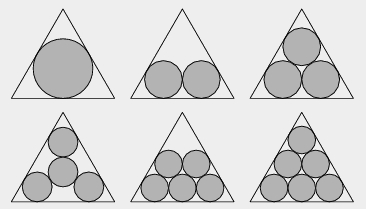
//> input picture CirclesInTriangles.jpg, 366 x 209 px
$ ./canny ../CirclesInTriangles.jpg   (built with g++ and OpenCV 4)
//> lines starting //> are read from the running program, lines starting //| are printed output that depends on the picture; after the words box and inside, x2 and y2 are one past the last pixel; in counts of white or black regions, pixels touching at a corner belong together
//> further down, src is the input picture: 209 rows x 366 cols, CV_8UC3; min 0, max 239, mean 215
#include <iostream>
#include <opencv2/imgproc/imgproc.hpp>
#include <opencv2/highgui/highgui.hpp>

// Global variables
cv::Mat src, src_gray;
cv::Mat dst, detected_edges;

int edgeThresh = 1;
int lowThreshold;
int const MAX_LOWTHRESHOLD = 100;
int ratio = 3;
int kernel_size = 3;
std::string window_name = "Edge Map";

/*
 * @function CannyThreshold
 */
void CannyThreshold(int, void*) {
	// reduce noise with a kernel 3x3
	cv::blur(src_gray, detected_edges, cv::Size(3, 3));
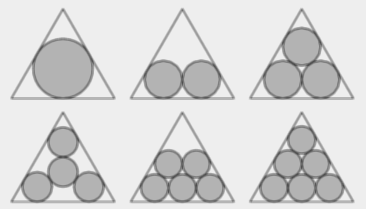
//> detected_edges: 209 rows x 366 cols, CV_8UC1; min 73, max 238, mean 215

	// canny detector
	cv::Canny(detected_edges, detected_edges, lowThreshold, lowThreshold * ratio, kernel_size);
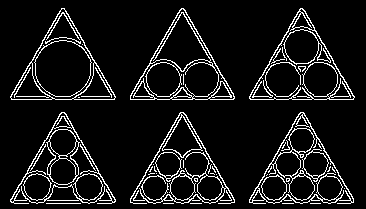
//> detected_edges: 209 rows x 366 cols, CV_8UC1; 8.9% white in thin lines or dots, all inside (x1, y1, x2, y2) = (10, 8, 355, 204)

	// using canny's output as a mask, we display our result
	dst = cv::Scalar::all(0);

	src.copyTo(dst, detected_edges);
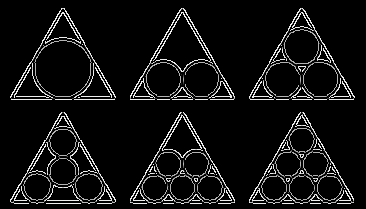
//> dst: 209 rows x 366 cols, CV_8UC3; min 0, max 239, mean 18.3
	cv::imshow(window_name, dst);
}

int main(int argc, char *argv[])
{
	src = cv::imread(argv[1]);
	if (!src.data) {
		return -1;
	}
	dst.create(src.size(), src.type());

	cvtColor(src, src_gray, CV_BGR2GRAY);
	cv::namedWindow(window_name, CV_WINDOW_AUTOSIZE);

	cv::createTrackbar("Min Threshold:", window_name, &lowThreshold, MAX_LOWTHRESHOLD, CannyThreshold);
	CannyThreshold(0, 0);

	while (cv::waitKey(10) != 'q') {}
//> the 'q' key is pressed
	return 0;
}
